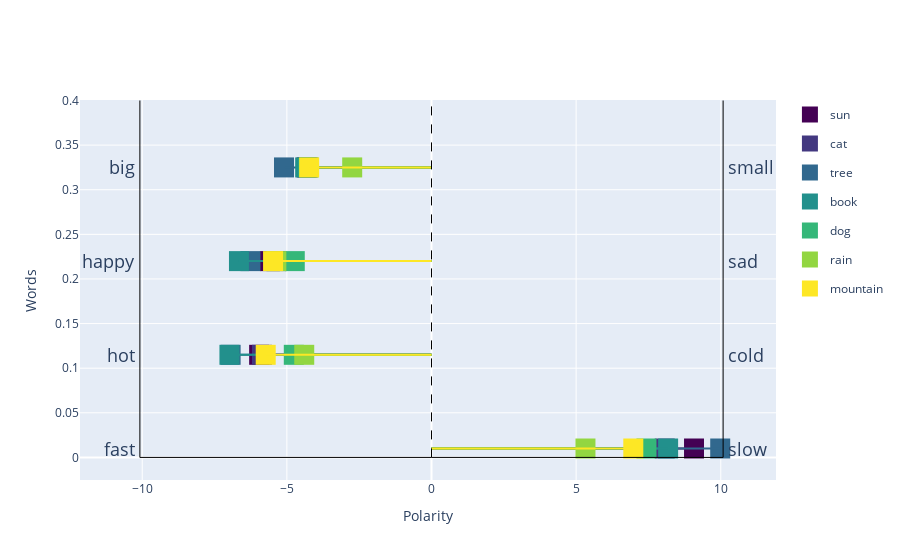
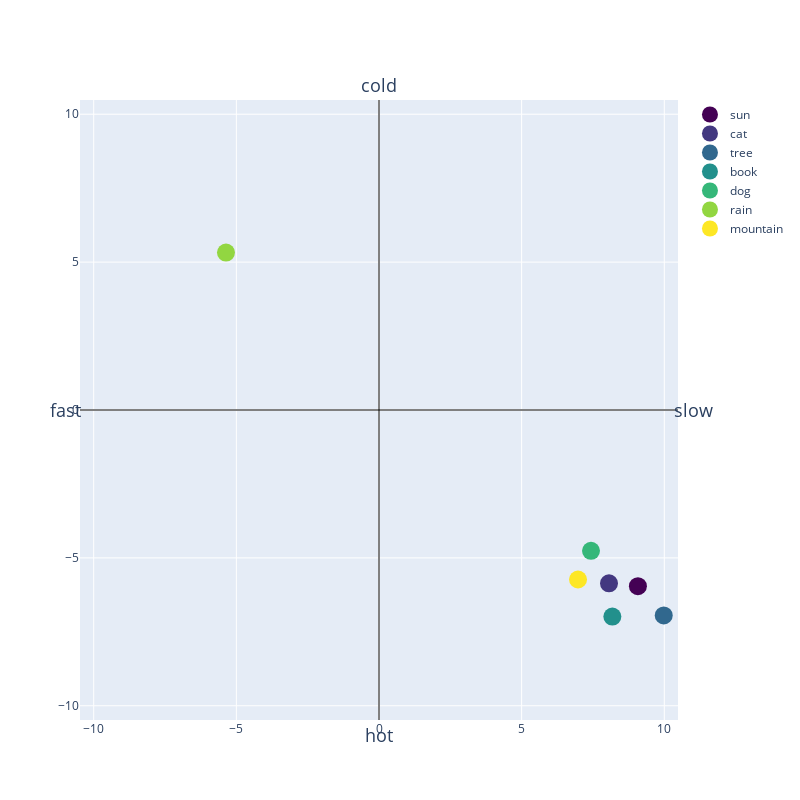
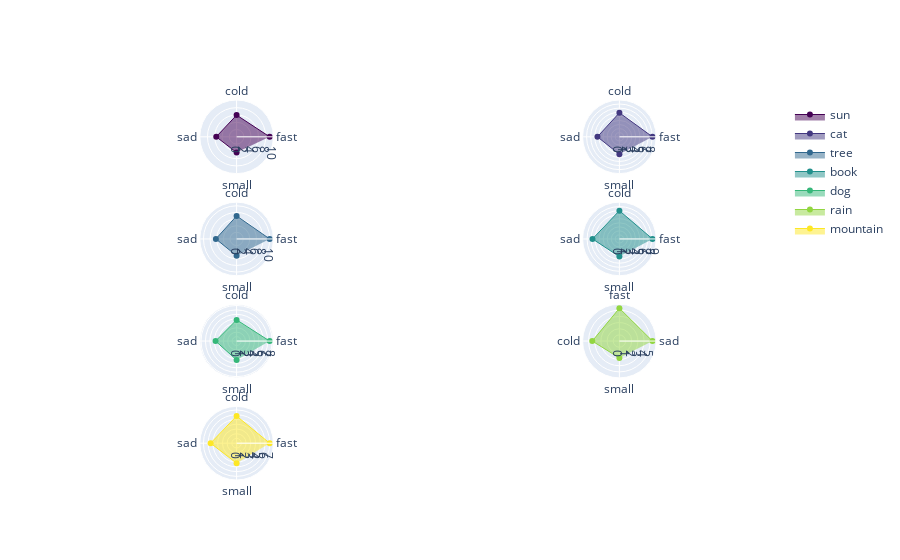
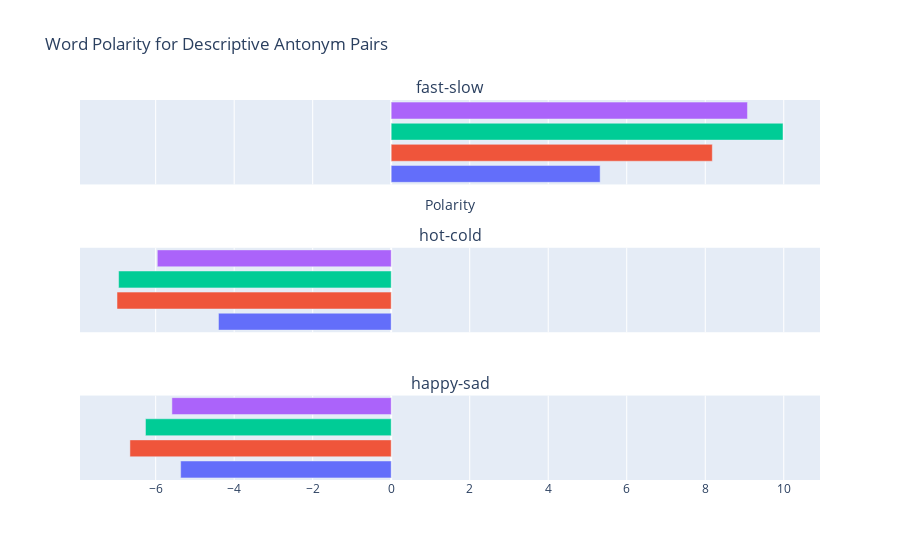

Notebook source saved alongside these figures, in order:
### Code cell
plotter = PolarityPlotter() 
plotter.plot_word_polarity(words, polar_dimensions)
plotter.plot_word_polarity_2d(words, polar_dimensions)
plotter.plot_word_polarity_polar_fig(words, polar_dimensions)
plotter.plot_descriptive_antonym_pairs(words, polar_dimensions, ['rain', 'book', 'tree', 'sun'], 3)

### Figure 1 — Plotly figure (JSON) as saved in the notebook; plotly's stock layout.template omitted (floating-point values rounded to 4 significant figures)
{"data": [{"legendgroup": "sun", "marker": {"color": "rgb(68, 1, 84)", "size": 20, "symbol": "square"}, "mode": "markers", "name": "sun", "showlegend": true, "type": "scatter", "x": [9.075], "y": [0.01]}, {"legendgroup": "sun", "line": {"color": "rgb(68, 1, 84)", "width": 2}, "mode": "lines", "showlegend": false, "type": "scatter", "x": [9.075, 0], "y": [0.01, 0.01]}, {"legendgroup": "cat", "marker": {"color": "rgb(67, 56, 128)", "size": 20, "symbol": "square"}, "mode": "markers", "name": "cat", "showlegend": true, "type": "scatter", "x": [8.062], "y": [0.01]}, {"legendgroup": "cat", "line": {"color": "rgb(67, 56, 128)", "width": 2}, "mode": "lines", "showlegend": false, "type": "scatter", "x": [8.062, 0], "y": [0.01, 0.01]}, {"legendgroup": "tree", "marker": {"color": "rgb(49, 104, 142)", "size": 20, "symbol": "square"}, "mode": "markers", "name": "tree", "showlegend": true, "type": "scatter", "x": [9.981], "y": [0.01]}, {"legendgroup": "tree", "line": {"color": "rgb(49, 104, 142)", "width": 2}, "mode": "lines", "showlegend": false, "type": "scatter", "x": [9.981, 0], "y": [0.01, 0.01]}, {"legendgroup": "book", "marker": {"color": "rgb(34, 144, 140)", "size": 20, "symbol": "square"}, "mode": "markers", "name": "book", "showlegend": true, "type": "scatter", "x": [8.18], "y": [0.01]}, {"legendgroup": "book", "line": {"color": "rgb(34, 144, 140)", "width": 2}, "mode": "lines", "showlegend": false, "type": "scatter", "x": [8.18, 0], "y": [0.01, 0.01]}, {"legendgroup": "dog", "marker": {"color": "rgb(53, 183, 121)", "size": 20, "symbol": "square"}, "mode": "markers", "name": "dog", "showlegend": true, "type": "scatter", "x": [7.431], "y": [0.01]}, {"legendgroup": "dog", "line": {"color": "rgb(53, 183, 121)", "width": 2}, "mode": "lines", "showlegend": false, "type": "scatter", "x": [7.431, 0], "y": [0.01, 0.01]}, {"legendgroup": "rain", "marker": {"color": "rgb(146, 214, 65)", "size": 20, "symbol": "square"}, "mode": "markers", "name": "rain", "showlegend": true, "type": "scatter", "x": [5.322], "y": [0.01]}, {"legendgroup": "rain", "line": {"color": "rgb(146, 214, 65)", "width": 2}, "mode": "lines", "showlegend": false, "type": "scatter", "x": [5.322, 0], "y": [0.01, 0.01]}, {"legendgroup": "mountain", "marker": {"color": "rgb(253, 231, 37)", "size": 20, "symbol": "square"}, "mode": "markers", "name": "mountain", "showlegend": true, "type": "scatter", "x": [6.976], "y": [0.01]}, {"legendgroup": "mountain", "line": {"color": "rgb(253, 231, 37)", "width": 2}, "mode": "lines", "showlegend": false, "type": "scatter", "x": [6.976, 0], "y": [0.01, 0.01]}, {"legendgroup": "sun", "marker": {"color": "rgb(68, 1, 84)", "size": 20, "symbol": "square"}, "mode": "markers", "name": "sun", "showlegend": false, "type": "scatter", "x": [-5.958], "y": [0.115]}, {"legendgroup": "sun", "line": {"color": "rgb(68, 1, 84)", "width": 2}, "mode": "lines", "showlegend": false, "type": "scatter", "x": [-5.958, 0], "y": [0.115, 0.115]}, {"legendgroup": "cat", "marker": {"color": "rgb(67, 56, 128)", "size": 20, "symbol": "square"}, "mode": "markers", "name": "cat", "showlegend": false, "type": "scatter", "x": [-5.861], "y": [0.115]}, {"legendgroup": "cat", "line": {"color": "rgb(67, 56, 128)", "width": 2}, "mode": "lines", "showlegend": false, "type": "scatter", "x": [-5.861, 0], "y": [0.115, 0.115]}, {"legendgroup": "tree", "marker": {"color": "rgb(49, 104, 142)", "size": 20, "symbol": "square"}, "mode": "markers", "name": "tree", "showlegend": false, "type": "scatter", "x": [-6.944], "y": [0.115]}, {"legendgroup": "tree", "line": {"color": "rgb(49, 104, 142)", "width": 2}, "mode": "lines", "showlegend": false, "type": "scatter", "x": [-6.944, 0], "y": [0.115, 0.115]}, {"legendgroup": "book", "marker": {"color": "rgb(34, 144, 140)", "size": 20, "symbol": "square"}, "mode": "markers", "name": "book", "showlegend": false, "type": "scatter", "x": [-6.985], "y": [0.115]}, {"legendgroup": "book", "line": {"color": "rgb(34, 144, 140)", "width": 2}, "mode": "lines", "showlegend": false, "type": "scatter", "x": [-6.985, 0], "y": [0.115, 0.115]}, {"legendgroup": "dog", "marker": {"color": "rgb(53, 183, 121)", "size": 20, "symbol": "square"}, "mode": "markers", "name": "dog", "showlegend": false, "type": "scatter", "x": [-4.76], "y": [0.115]}, {"legendgroup": "dog", "line": {"color": "rgb(53, 183, 121)", "width": 2}, "mode": "lines", "showlegend": false, "type": "scatter", "x": [-4.76, 0], "y": [0.115, 0.115]}, {"legendgroup": "rain", "marker": {"color": "rgb(146, 214, 65)", "size": 20, "symbol": "square"}, "mode": "markers", "name": "rain", "showlegend": false, "type": "scatter", "x": [-4.4], "y": [0.115]}, {"legendgroup": "rain", "line": {"color": "rgb(146, 214, 65)", "width": 2}, "mode": "lines", "showlegend": false, "type": "scatter", "x": [-4.4, 0], "y": [0.115, 0.115]}, {"legendgroup": "mountain", "marker": {"color": "rgb(253, 231, 37)", "size": 20, "symbol": "square"}, "mode": "markers", "name": "mountain", "showlegend": false, "type": "scatter", "x": [-5.731], "y": [0.115]}, {"legendgroup": "mountain", "line": {"color": "rgb(253, 231, 37)", "width": 2}, "mode": "lines", "showlegend": false, "type": "scatter", "x": [-5.731, 0], "y": [0.115, 0.115]}, {"legendgroup": "sun", "marker": {"color": "rgb(68, 1, 84)", "size": 20, "symbol": "square"}, "mode": "markers", "name": "sun", "showlegend": false, "type": "scatter", "x": [-5.586], "y": [0.22]}, {"legendgroup": "sun", "line": {"color": "rgb(68, 1, 84)", "width": 2}, "mode": "lines", "showlegend": false, "type": "scatter", "x": [-5.586, 0], "y": [0.22, 0.22]}, {"legendgroup": "cat", "marker": {"color": "rgb(67, 56, 128)", "size": 20, "symbol": "square"}, "mode": "markers", "name": "cat", "showlegend": false, "type": "scatter", "x": [-5.356], "y": [0.22]}, {"legendgroup": "cat", "line": {"color": "rgb(67, 56, 128)", "width": 2}, "mode": "lines", "showlegend": false, "type": "scatter", "x": [-5.356, 0], "y": [0.22, 0.22]}, {"legendgroup": "tree", "marker": {"color": "rgb(49, 104, 142)", "size": 20, "symbol": "square"}, "mode": "markers", "name": "tree", "showlegend": false, "type": "scatter", "x": [-6.259], "y": [0.22]}, {"legendgroup": "tree", "line": {"color": "rgb(49, 104, 142)", "width": 2}, "mode": "lines", "showlegend": false, "type": "scatter", "x": [-6.259, 0], "y": [0.22, 0.22]}, {"legendgroup": "book", "marker": {"color": "rgb(34, 144, 140)", "size": 20, "symbol": "square"}, "mode": "markers", "name": "book", "showlegend": false, "type": "scatter", "x": [-6.656], "y": [0.22]}, {"legendgroup": "book", "line": {"color": "rgb(34, 144, 140)", "width": 2}, "mode": "lines", "showlegend": false, "type": "scatter", "x": [-6.656, 0], "y": [0.22, 0.22]}, {"legendgroup": "dog", "marker": {"color": "rgb(53, 183, 121)", "size": 20, "symbol": "square"}, "mode": "markers", "name": "dog", "showlegend": false, "type": "scatter", "x": [-4.727], "y": [0.22]}, {"legendgroup": "dog", "line": {"color": "rgb(53, 183, 121)", "width": 2}, "mode": "lines", "showlegend": false, "type": "scatter", "x": [-4.727, 0], "y": [0.22, 0.22]}, {"legendgroup": "rain", "marker": {"color": "rgb(146, 214, 65)", "size": 20, "symbol": "square"}, "mode": "markers", "name": "rain", "showlegend": false, "type": "scatter", "x": [-5.363], "y": [0.22]}, {"legendgroup": "rain", "line": {"color": "rgb(146, 214, 65)", "width": 2}, "mode": "lines", "showlegend": false, "type": "scatter", "x": [-5.363, 0], "y": [0.22, 0.22]}, {"legendgroup": "mountain", "marker": {"color": "rgb(253, 231, 37)", "size": 20, "symbol": "square"}, "mode": "markers", "name": "mountain", "showlegend": false, "type": "scatter", "x": [-5.477], "y": [0.22]}, {"legendgroup": "mountain", "line": {"color": "rgb(253, 231, 37)", "width": 2}, "mode": "lines", "showlegend": false, "type": "scatter", "x": [-5.477, 0], "y": [0.22, 0.22]}, {"legendgroup": "sun", "marker": {"color": "rgb(68, 1, 84)", "size": 20, "symbol": "square"}, "mode": "markers", "name": "sun", "showlegend": false, "type": "scatter", "x": [-4.317], "y": [0.325]}, {"legendgroup": "sun", "line": {"color": "rgb(68, 1, 84)", "width": 2}, "mode": "lines", "showlegend": false, "type": "scatter", "x": [-4.317, 0], "y": [0.325, 0.325]}, {"legendgroup": "cat", "marker": {"color": "rgb(67, 56, 128)", "size": 20, "symbol": "square"}, "mode": "markers", "name": "cat", "showlegend": false, "type": "scatter", "x": [-4.279], "y": [0.325]}, {"legendgroup": "cat", "line": {"color": "rgb(67, 56, 128)", "width": 2}, "mode": "lines", "showlegend": false, "type": "scatter", "x": [-4.279, 0], "y": [0.325, 0.325]}, {"legendgroup": "tree", "marker": {"color": "rgb(49, 104, 142)", "size": 20, "symbol": "square"}, "mode": "markers", "name": "tree", "showlegend": false, "type": "scatter", "x": [-5.098], "y": [0.325]}, {"legendgroup": "tree", "line": {"color": "rgb(49, 104, 142)", "width": 2}, "mode": "lines", "showlegend": false, "type": "scatter", "x": [-5.098, 0], "y": [0.325, 0.325]}, {"legendgroup": "book", "marker": {"color": "rgb(34, 144, 140)", "size": 20, "symbol": "square"}, "mode": "markers", "name": "book", "showlegend": false, "type": "scatter", "x": [-4.367], "y": [0.325]}, {"legendgroup": "book", "line": {"color": "rgb(34, 144, 140)", "width": 2}, "mode": "lines", "showlegend": false, "type": "scatter", "x": [-4.367, 0], "y": [0.325, 0.325]}, {"legendgroup": "dog", "marker": {"color": "rgb(53, 183, 121)", "size": 20, "symbol": "square"}, "mode": "markers", "name": "dog", "showlegend": false, "type": "scatter", "x": [-4.251], "y": [0.325]}, {"legendgroup": "dog", "line": {"color": "rgb(53, 183, 121)", "width": 2}, "mode": "lines", "showlegend": false, "type": "scatter", "x": [-4.251, 0], "y": [0.325, 0.325]}, {"legendgroup": "rain", "marker": {"color": "rgb(146, 214, 65)", "size": 20, "symbol": "square"}, "mode": "markers", "name": "rain", "showlegend": false, "type": "scatter", "x": [-2.742], "y": [0.325]}, {"legendgroup": "rain", "line": {"color": "rgb(146, 214, 65)", "width": 2}, "mode": "lines", "showlegend": false, "type": "scatter", "x": [-2.742, 0], "y": [0.325, 0.325]}, {"legendgroup": "mountain", "marker": {"color": "rgb(253, 231, 37)", "size": 20, "symbol": "square"}, "mode": "markers", "name": "mountain", "showlegend": false, "type": "scatter", "x": [-4.229], "y": [0.325]}, {"legendgroup": "mountain", "line": {"color": "rgb(253, 231, 37)", "width": 2}, "mode": "lines", "showlegend": false, "type": "scatter", "x": [-4.229, 0], "y": [0.325, 0.325]}], "layout": {"annotations": [{"font": {"size": 18}, "showarrow": false, "text": "fast", "x": -10.18, "xanchor": "right", "xref": "x", "y": 0.01, "yref": "y"}, {"font": {"size": 18}, "showarrow": false, "text": "slow", "x": 10.18, "xanchor": "left", "xref": "x", "y": 0.01, "yref": "y"}, {"font": {"size": 18}, "showarrow": false, "text": "hot", "x": -10.18, "xanchor": "right", "xref": "x", "y": 0.115, "yref": "y"}, {"font": {"size": 18}, "showarrow": false, "text": "cold", "x": 10.18, "xanchor": "left", "xref": "x", "y": 0.115, "yref": "y"}, {"font": {"size": 18}, "showarrow": false, "text": "happy", "x": -10.18, "xanchor": "right", "xref": "x", "y": 0.22, "yref": "y"}, {"font": {"size": 18}, "showarrow": false, "text": "sad", "x": 10.18, "xanchor": "left", "xref": "x", "y": 0.22, "yref": "y"}, {"font": {"size": 18}, "showarrow": false, "text": "big", "x": -10.18, "xanchor": "right", "xref": "x", "y": 0.325, "yref": "y"}, {"font": {"size": 18}, "showarrow": false, "text": "small", "x": 10.18, "xanchor": "left", "xref": "x", "y": 0.325, "yref": "y"}], "autosize": true, "shapes": [{"line": {"color": "black", "width": 1}, "type": "line", "x0": -10.08, "x1": 10.08, "y0": 0, "y1": 0}, {"line": {"color": "black", "width": 1}, "type": "line", "x0": -10.08, "x1": -10.08, "y0": 0, "y1": 0.4}, {"line": {"color": "black", "width": 1}, "type": "line", "x0": 10.08, "x1": 10.08, "y0": 0, "y1": 0.4}, {"line": {"color": "black", "dash": "dash", "width": 1}, "type": "line", "x0": 0, "x1": 0, "y0": 0, "y1": 0.4}], "xaxis": {"anchor": "y", "autorange": true, "domain": [0, 1], "range": [-12.22, 11.95], "title": {"text": "Polarity"}, "type": "linear"}, "yaxis": {"anchor": "x", "autorange": true, "domain": [0, 1], "range": [-0.04307, 0.4012], "title": {"text": "Words"}, "type": "linear"}}}

### Figure 2 — Plotly figure (JSON) as saved in the notebook; plotly's stock layout.template omitted (floating-point values rounded to 4 significant figures)
{"data": [{"marker": {"color": "rgb(68, 1, 84)", "size": 18}, "mode": "markers", "name": "sun", "type": "scatter", "x": [9.075], "y": [-5.958]}, {"marker": {"color": "rgb(67, 56, 128)", "size": 18}, "mode": "markers", "name": "cat", "type": "scatter", "x": [8.062], "y": [-5.861]}, {"marker": {"color": "rgb(49, 104, 142)", "size": 18}, "mode": "markers", "name": "tree", "type": "scatter", "x": [9.981], "y": [-6.944]}, {"marker": {"color": "rgb(34, 144, 140)", "size": 18}, "mode": "markers", "name": "book", "type": "scatter", "x": [8.18], "y": [-6.985]}, {"marker": {"color": "rgb(53, 183, 121)", "size": 18}, "mode": "markers", "name": "dog", "type": "scatter", "x": [7.431], "y": [-4.76]}, {"marker": {"color": "rgb(146, 214, 65)", "size": 18}, "mode": "markers", "name": "rain", "type": "scatter", "x": [-5.363], "y": [5.322]}, {"marker": {"color": "rgb(253, 231, 37)", "size": 18}, "mode": "markers", "name": "mountain", "type": "scatter", "x": [6.976], "y": [-5.731]}], "layout": {"annotations": [{"font": {"size": 18}, "showarrow": false, "text": "fast", "x": -10.48, "xshift": -15, "y": 0}, {"font": {"size": 18}, "showarrow": false, "text": "slow", "x": 10.48, "xshift": 15, "y": 0}, {"font": {"size": 18}, "showarrow": false, "text": "hot", "x": 0, "y": -10.48, "yshift": -15}, {"font": {"size": 18}, "showarrow": false, "text": "cold", "x": 0, "y": 10.48, "yshift": 15}], "height": 800, "shapes": [{"line": {"color": "black", "width": 1}, "type": "line", "x0": -10.48, "x1": 10.48, "y0": 0, "y1": 0}, {"line": {"color": "black", "width": 1}, "type": "line", "x0": 0, "x1": 0, "y0": -10.48, "y1": 10.48}], "width": 800, "xaxis": {"range": [-10.48, 10.48], "type": "linear"}, "yaxis": {"range": [-10.48, 10.48], "type": "linear"}}}

### Figure 3 — Plotly figure (JSON) as saved in the notebook; plotly's stock layout.template omitted (floating-point values rounded to 4 significant figures)
{"data": [{"fill": "toself", "line": {"color": "rgb(68, 1, 84)", "width": 1}, "name": "sun", "r": [9.075, 5.958, 5.586, 4.317], "subplot": "polar", "theta": ["fast", "cold", "sad", "small"], "type": "scatterpolar"}, {"fill": "toself", "line": {"color": "rgb(67, 56, 128)", "width": 1}, "name": "cat", "r": [8.062, 5.861, 5.356, 4.279], "subplot": "polar2", "theta": ["fast", "cold", "sad", "small"], "type": "scatterpolar"}, {"fill": "toself", "line": {"color": "rgb(49, 104, 142)", "width": 1}, "name": "tree", "r": [9.981, 6.944, 6.259, 5.098], "subplot": "polar3", "theta": ["fast", "cold", "sad", "small"], "type": "scatterpolar"}, {"fill": "toself", "line": {"color": "rgb(34, 144, 140)", "width": 1}, "name": "book", "r": [8.18, 6.985, 6.656, 4.367], "subplot": "polar4", "theta": ["fast", "cold", "sad", "small"], "type": "scatterpolar"}, {"fill": "toself", "line": {"color": "rgb(53, 183, 121)", "width": 1}, "name": "dog", "r": [7.431, 4.76, 4.727, 4.251], "subplot": "polar5", "theta": ["fast", "cold", "sad", "small"], "type": "scatterpolar"}, {"fill": "toself", "line": {"color": "rgb(146, 214, 65)", "width": 1}, "name": "rain", "r": [5.363, 5.322, 4.4, 2.742], "subplot": "polar6", "theta": ["sad", "fast", "cold", "small"], "type": "scatterpolar"}, {"fill": "toself", "line": {"color": "rgb(253, 231, 37)", "width": 1}, "name": "mountain", "r": [6.976, 5.731, 5.477, 4.229], "subplot": "polar7", "theta": ["fast", "cold", "sad", "small"], "type": "scatterpolar"}], "layout": {"autosize": true, "polar": {"angularaxis": {"type": "category"}, "domain": {"x": [0, 0.45], "y": [0.8063, 1]}, "radialaxis": {"autorange": true, "range": [0, 11.56], "type": "linear"}}, "polar2": {"angularaxis": {"type": "category"}, "domain": {"x": [0.55, 1], "y": [0.8063, 1]}, "radialaxis": {"autorange": true, "range": [0, 10.27], "type": "linear"}}, "polar3": {"angularaxis": {"type": "category"}, "domain": {"x": [0, 0.45], "y": [0.5375, 0.7312]}, "radialaxis": {"autorange": true, "range": [0, 12.72], "type": "linear"}}, "polar4": {"angularaxis": {"type": "category"}, "domain": {"x": [0.55, 1], "y": [0.5375, 0.7312]}, "radialaxis": {"autorange": true, "range": [0, 10.42], "type": "linear"}}, "polar5": {"angularaxis": {"type": "category"}, "domain": {"x": [0, 0.45], "y": [0.2687, 0.4625]}, "radialaxis": {"autorange": true, "range": [0, 9.467], "type": "linear"}}, "polar6": {"angularaxis": {"type": "category"}, "domain": {"x": [0.55, 1], "y": [0.2687, 0.4625]}, "radialaxis": {"autorange": true, "range": [0, 6.833], "type": "linear"}}, "polar7": {"angularaxis": {"type": "category"}, "domain": {"x": [0, 0.45], "y": [0, 0.1938]}, "radialaxis": {"autorange": true, "range": [0, 8.887], "type": "linear"}}, "polar8": {"domain": {"x": [0.55, 1], "y": [0, 0.1938]}}}}

### Figure 4 — Plotly figure (JSON) as saved in the notebook; plotly's stock layout.template omitted (floating-point values rounded to 4 significant figures)
{"data": [{"marker": {"color": "#636EFA"}, "name": "rain", "offsetgroup": "Pair 1", "orientation": "h", "showlegend": false, "type": "bar", "x": [5.322], "xaxis": "x", "y": ["rain"], "yaxis": "y"}, {"marker": {"color": "#EF553B"}, "name": "book", "offsetgroup": "Pair 1", "orientation": "h", "showlegend": false, "type": "bar", "x": [8.18], "xaxis": "x", "y": ["book"], "yaxis": "y"}, {"marker": {"color": "#00CC96"}, "name": "tree", "offsetgroup": "Pair 1", "orientation": "h", "showlegend": false, "type": "bar", "x": [9.981], "xaxis": "x", "y": ["tree"], "yaxis": "y"}, {"marker": {"color": "#AB63FA"}, "name": "sun", "offsetgroup": "Pair 1", "orientation": "h", "showlegend": false, "type": "bar", "x": [9.075], "xaxis": "x", "y": ["sun"], "yaxis": "y"}, {"marker": {"color": "#636EFA"}, "name": "rain", "offsetgroup": "Pair 2", "orientation": "h", "showlegend": false, "type": "bar", "x": [-4.4], "xaxis": "x2", "y": ["rain"], "yaxis": "y2"}, {"marker": {"color": "#EF553B"}, "name": "book", "offsetgroup": "Pair 2", "orientation": "h", "showlegend": false, "type": "bar", "x": [-6.985], "xaxis": "x2", "y": ["book"], "yaxis": "y2"}, {"marker": {"color": "#00CC96"}, "name": "tree", "offsetgroup": "Pair 2", "orientation": "h", "showlegend": false, "type": "bar", "x": [-6.944], "xaxis": "x2", "y": ["tree"], "yaxis": "y2"}, {"marker": {"color": "#AB63FA"}, "name": "sun", "offsetgroup": "Pair 2", "orientation": "h", "showlegend": false, "type": "bar", "x": [-5.958], "xaxis": "x2", "y": ["sun"], "yaxis": "y2"}, {"marker": {"color": "#636EFA"}, "name": "rain", "offsetgroup": "Pair 3", "orientation": "h", "showlegend": false, "type": "bar", "x": [-5.363], "xaxis": "x3", "y": ["rain"], "yaxis": "y3"}, {"marker": {"color": "#EF553B"}, "name": "book", "offsetgroup": "Pair 3", "orientation": "h", "showlegend": false, "type": "bar", "x": [-6.656], "xaxis": "x3", "y": ["book"], "yaxis": "y3"}, {"marker": {"color": "#00CC96"}, "name": "tree", "offsetgroup": "Pair 3", "orientation": "h", "showlegend": false, "type": "bar", "x": [-6.259], "xaxis": "x3", "y": ["tree"], "yaxis": "y3"}, {"marker": {"color": "#AB63FA"}, "name": "sun", "offsetgroup": "Pair 3", "orientation": "h", "showlegend": false, "type": "bar", "x": [-5.586], "xaxis": "x3", "y": ["sun"], "yaxis": "y3"}], "layout": {"annotations": [{"font": {"size": 16}, "showarrow": false, "text": "fast-slow", "x": 0.5, "xanchor": "center", "xref": "paper", "y": 1, "yanchor": "bottom", "yref": "paper"}, {"font": {"size": 16}, "showarrow": false, "text": "hot-cold", "x": 0.5, "xanchor": "center", "xref": "paper", "y": 0.6111, "yanchor": "bottom", "yref": "paper"}, {"font": {"size": 16}, "showarrow": false, "text": "happy-sad", "x": 0.5, "xanchor": "center", "xref": "paper", "y": 0.2222, "yanchor": "bottom", "yref": "paper"}], "autosize": true, "barmode": "group", "legend": {"traceorder": "reversed"}, "title": {"text": "Word Polarity for Descriptive Antonym Pairs"}, "xaxis": {"anchor": "y", "domain": [0, 1], "matches": "x3", "range": [-10.48, 10.48], "showticklabels": false, "title": {"text": "Polarity"}, "type": "linear"}, "xaxis2": {"anchor": "y2", "domain": [0, 1], "matches": "x3", "showticklabels": false, "type": "linear"}, "xaxis3": {"anchor": "y3", "domain": [0, 1], "type": "linear"}, "yaxis": {"anchor": "x", "autorange": true, "domain": [0.7778, 1], "range": [-0.5, 3.5], "showticklabels": false, "type": "category"}, "yaxis2": {"anchor": "x2", "autorange": true, "domain": [0.3889, 0.6111], "range": [-0.5, 3.5], "showticklabels": false, "type": "category"}, "yaxis3": {"anchor": "x3", "autorange": true, "domain": [0, 0.2222], "range": [-0.5, 3.5], "showticklabels": false, "type": "category"}}}
